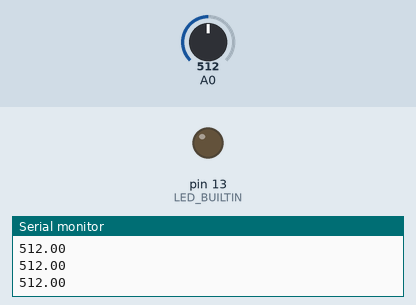
Bench run of a sketch on a simulated Arduino Uno, built with avr-gcc and run on an emulated ATmega328P. Parts: output pins drawn as LEDs (lit = HIGH), the last lines printed to the serial monitor. The test bench sets the inputs (shaded band); at power-on: A0 = 512.

Above: at 1.2 s.
1.3 s: A0 set to 417
2.8 s: A0 set to 386
At 4.0 s:
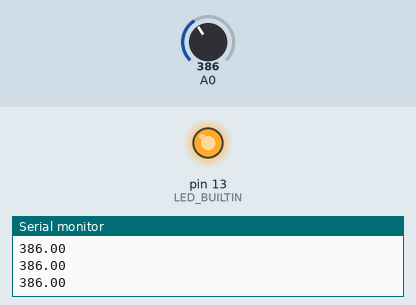
4.3 s: A0 set to 410
At 5.2 s:
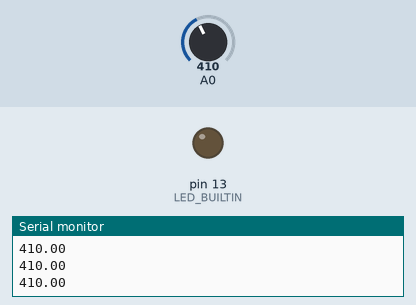
5.8 s: A0 set to 390
At 6.5 s:
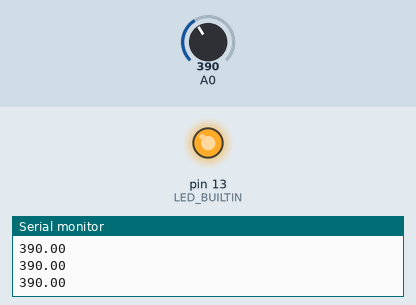
Timing chart, 0 to 8.3 s (numbered marks = the images above; inputs shaded):
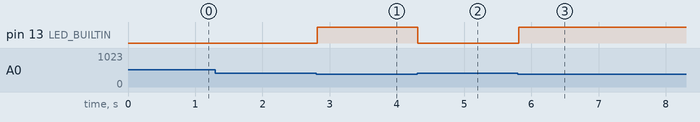

The sketch:

Night_Lamp_with_LDR.ino
```cpp
void setup() {
  Serial.begin(9600);
  pinMode(LED_BUILTIN, OUTPUT);
}
void loop() {
  float sensorValue = analogRead(A0);
  // Reads the analog input ranging from 0 to 1023
  Serial.println(sensorValue);
  if(sensorValue<=400)
  {
    digitalWrite(LED_BUILTIN, HIGH);
  }
  else
  digitalWrite(LED_BUILTIN,LOW);
}
```

Measured:
- the behaviour switches between 401 and 400 on A0 (found by bisection; images 0 and 1)
- after the input at 2.8 s, pin 13 (LED_BUILTIN): LOW → HIGH at once
- after the input at 4.3 s, pin 13 (LED_BUILTIN): HIGH → LOW at once
- after the input at 5.8 s, pin 13 (LED_BUILTIN): LOW → HIGH at once
